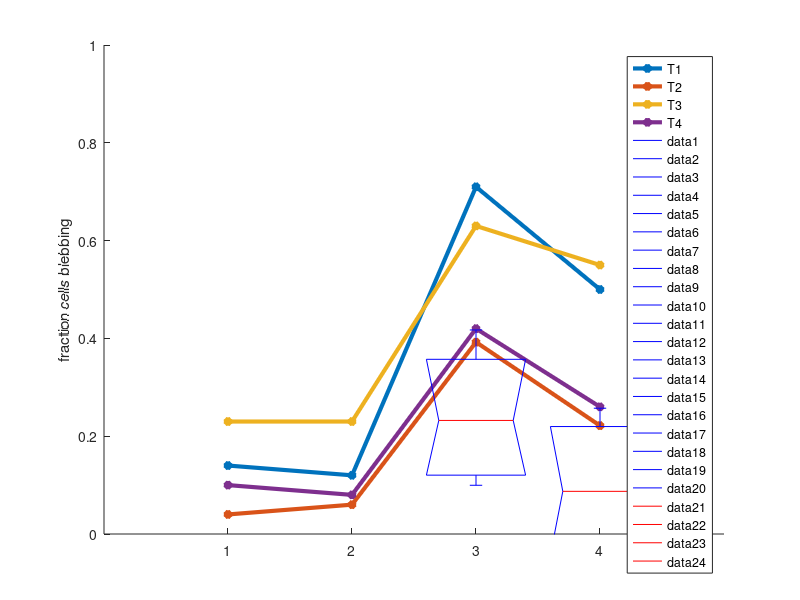
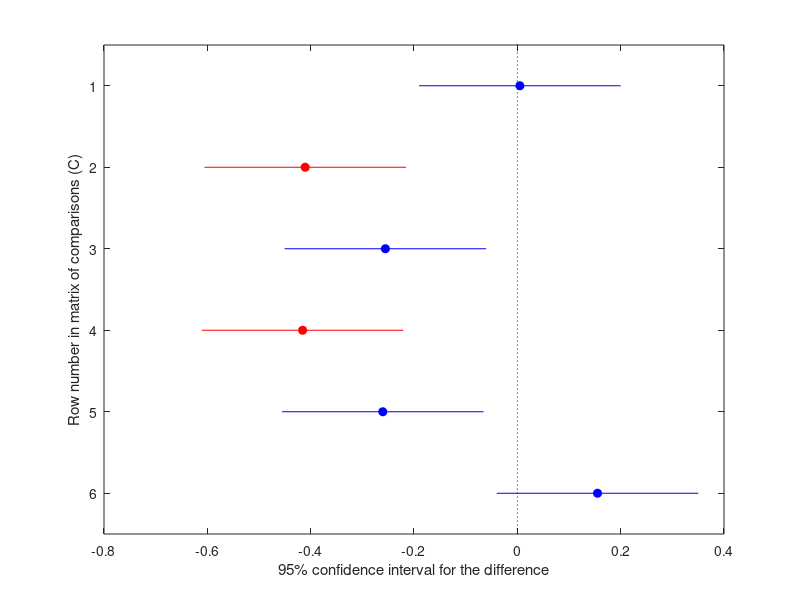

Write the MATLAB code that produced these figures, in order. (Note: this script raises an error after producing the figures.)
%the order for these is [ siNT cntrl, siSLKLOKcntrl, siNT Noc, siSLKLOKnoc]; 

conditions ={'siNT cntrl', 'siSLKLOK cntrl', 'siNT noc', 'siSLKLOK noc'}'; 
trial_1_seph = [0.14 0.12 0.71 0.5]; 
tria1_2_nada= [0.04  0.06 0.3924 0.2216]; 
trial_3_seph = [0.23 0.23 0.63 0.55] ; 
trial_4_seph = [0.10 0.08 0.42 0.26]; 

x = [1 2 3 4];

f = figure; 
xlim([0 5])
ylim([0 1]); 
xticks([0:1:5]); 
xticklabels({'','siNT ctl', 'siSL ctl', 'siNT Noc' , 'siSL Noc', ''}); 
hold on; 
ylabel('fraction cells blebbing'); 

plot(x, trial_1_seph, '*-', 'LineWidth', 3); 

plot(x,tria1_2_nada, '*-',  'LineWidth', 3); 
plot(x, trial_3_seph, '*-',  'LineWidth', 3); 
plot(x, trial_4_seph, '*-',  'LineWidth', 3); 

legend('T1', 'T2', 'T3', 'T4'); 

save('C:\Users\marsh\OneDrive - McGill University\research paper\results good_Feb2023\Version231221_SciAdv_submitted\Revision\blebbing siRNA trials\meanvalues.mat','conditions', 'trial_1_seph', 'tria1_2_nada', 'trial_3_seph', 'trial_4_seph'); 

%% repeated measures ANOVA 
clc; 
clear; 
trial_1_seph = [0.14 0.12 0.71 0.5]; 
tria1_2_nada= [0.04  0.06 0.3924 0.2216]; 
trial_3_seph = [0.23 0.23 0.63 0.55] ; 
trial_4_seph = [0.10 0.08 0.42 0.26]; 

trials ={'Trial 1', 'Trial 2', 'Trial 3', 'Trial 4'}'; 

measures =zeros(4,4); 
measures(1, :) = trial_1_seph; 
measures(2, :) = tria1_2_nada; 
measures(3, :) = trial_3_seph; 
measures(4, :) = trial_4_seph; 

% t = table(trials,measures(:,1),measures(:,2),measures(:,3),measures(:,4),...
% 'VariableNames',{'Trial','siNTcntrl','siSLKLOKcntrl','siNTnoc','siSLKLOKnoc'});
% 
% Meas = table([1 2 3 4]','VariableNames',{'Measurements'});
% 
% 
% rm = fitrm(t,'siNTcntrl-siSLKLOKnoc ~ Trial','WithinDesign',Meas);
% 
% ranovatbl = ranova(rm); 


[p,tbl,stats]=anova1(measures); 
multcompare(stats); 


%% 

siNT = [0
0.333333333
0.416666667
0.5
0.363636364
0.4
0.285714286
0.066666667
0
0.571428571
0
0.523809524
0.285714286
0.25
0
0.125
0.416666667
0
0.5
0.6
0.153846154
0.75
0.5
0.428571429
0.235294118
0.5
0.625
0.5
0.357142857
0
0.2
0.428571429
0.857142857
0.428571429
0.428571429
0.5
0.583333333
0.5
0
0.25
0.25
0.666666667
0.2
0.375
0.222222222
0.181818182
0.25
0.555555556
0.625
0.285714286
0
0.75
0.666666667
0.733333333
0.875
0.333333333
0.5
0.75
0.411764706
0.2
0.666666667
0.333333333
0
0.583333333
0.7
0.875
0.8
0.333333333
0.416666667
0.8
0.409090909
0.909090909
0.454545455
0.6
0.5
0.375
0.833333333
0.666666667
0.8
0.625
0.428571429
0.727272727
1
0.5
0.428571429
0.9
1
0.4
0.333333333
0.909090909
0.916666667
0.6
0.666666667
0.4
0.444444444
0.818181818
0.583333333
1
0.846153846
0.8
0.6
0.714285714
0.857142857
0.818181818
0.8
0.9
0.545454545
0.6
0.416666667
0.857142857
0.625
0.5
0.4
0.923076923
0.8
0
0.4
0.75
1
0.75
1
0.923076923
0.9
0.6
0.636363636
0.4
0.857142857
0.684210526

0.6
0.818181818
0.722222222
0.5
0.5
0.578947368
0.75
0.4
0.666666667
0.666666667
0.4
0.631578947
0.666666667
0.733333333
0.6
0.75
0.7
0.714285714
0.9
0.380952381
0.5
0.4
0.666666667
0.5625
0.846153846
0.923076923
0.740740741
0.571428571
0.8
0.75
0.714285714]; 

siSLKLOK = [0.333333333
0.285714286
0.4
0.111111111
0.333333333
0.333333333
0.25
0.071428571
0
0.4
0
0
0.4
0
0
0
0
1
0.5
1
0
0
0.333333333
0
0.166666667
0.333333333
0.111111111
0.285714286
0.25
0.5
0.2
0
0.444444444
0.166666667
0
0.666666667
0
0
0
0
0.6
0.166666667
0.2
0.75
0.15
0.6
0.142857143
0.333333333
0.125
0.166666667
1
0.75
0.153846154
0.294117647
1
0.285714286
0
0.153846154
0.333333333
0.125
0.333333333
0.25
0
0.333333333
0.272727273
0.142857143
0.666666667
0.333333333
0.277777778
0.785714286
0.666666667
0.25
0.375
0.5
0.375
0.260869565
0.380952381
0.7
0.444444444
0.25
0.75
0.2
0.444444444
0.444444444
0.615384615
0.833333333
0.6
0.5
0.727272727
0.666666667
0.307692308
0.266666667
0.363636364
0
0.384615385
0.428571429
0.826086957
1
0.333333333
0.25
1
0.75
0.8
0.636363636
0.8
0.7
0.333333333
0.285714286
0.466666667
0.666666667
0.333333333
0.166666667
0.75
0.727272727
0.526315789
0.457142857
0.375
0.333333333
1
0.428571429
1
0.833333333
1
0
0.388888889
0.6
0.8
1
0.461538462
0.5
0.571428571
0.5
0.363636364
0.333333333
0.25
0.6
0.625
0.666666667
0.777777778
0.333333333
0.75
0.909090909
0.555555556
0.5
0.428571429
0.4
0.642857143
0.485714286
0.571428571
0.8
0.5
0.5
0.375
0.888888889
0.571428571
0.8
0.444444444
0.636363636
1
0.545454545
0.266666667
0.571428571
0.608695652
0.5
0.666666667
0.307692308
0.875
0
0.666666667
0.333333333
1
0.5
0.111111111
0.7
0.9
]; 

s.NT = siNT; 
s.SLKLOK =siSLKLOK; 

violinplot(s); 

[p, h] = ranksum(siNT, siSLKLOK)
legend('Seph T1', 'Nada T2', 'Seph T3'); 

